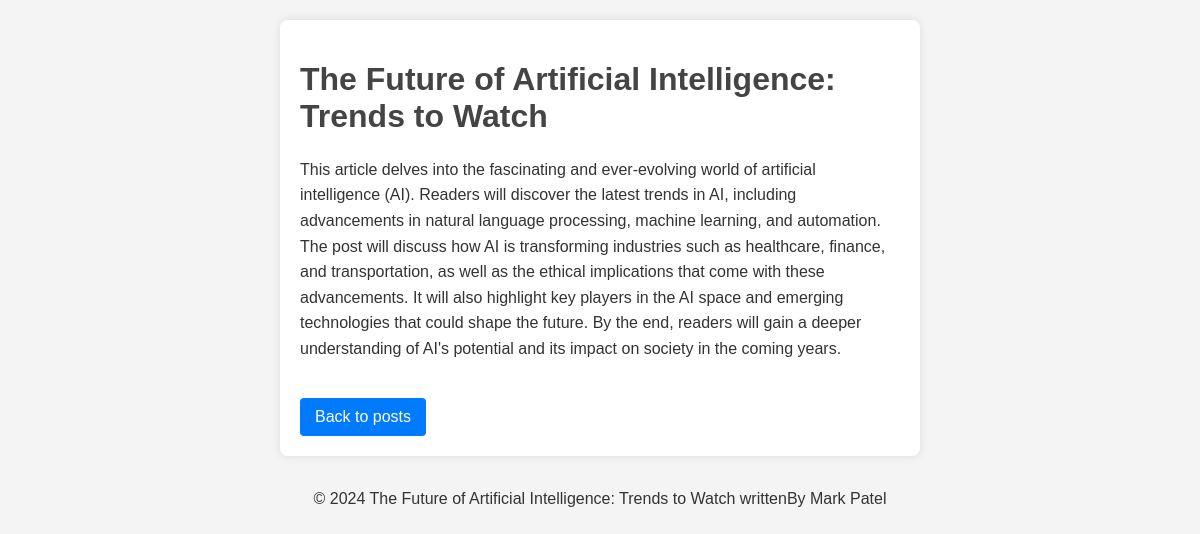
The app's page /post/2/ with its own data.
### blog/models.py (models this page shows, shortened)
class Post(models.Model):
    title = models.CharField(max_length=200)
    content = models.TextField()
    author = models.CharField(max_length=100)
    created_at = models.DateTimeField(auto_now_add=True)

### blog/views.py (the view)
# urls.py: path('post/<int:post_id>/', post_detail, name='post_detail'),
def post_detail(request, post_id):
    post = get_object_or_404(Post, id=post_id)
    current_year = datetime.now().year
    return render(request, 'blog/post_detail.html', {'post': post, 'current_year': current_year})

### blog/templates/blog/post_detail.html (shortened to what this page needs)
<!DOCTYPE html>
<html lang="en">
<head>
</head>
<body>
    <div class="container">
        <h1>{{ post.title }}</h1>
        <p>{{ post.content }}</p>
        <a class="back-link" href="{% url 'post_list' %}">Back to posts</a>
    </div>
    <div class="footer">
        <p>&copy; {{ current_year }}  {{ post.title }} writtenBy {{post.author}}</p>
    </div>
</body>
</html>

### blog/templates/blog/post_detail.html (style rules this page uses)
body { font-family: Arial, sans-serif; background-color: #f4f4f4; margin: 0; padding: 20px; color: #333; }
.container { max-width: 600px; background: white; padding: 20px; border-radius: 8px; box-shadow: 0 0 10px rgba(0, 0, 0, 0.1); margin: 0 auto; }
h1 { color: #444; }
p { line-height: 1.6; }
.edit-link, .back-link { display: inline-block; margin-top: 20px; padding: 10px 15px; background-color: #5cb85c; color: white; text-decoration: none; border-radius: 4px; }
.back-link { background-color: #007bff; }
.footer { margin-top: 30px; text-align: center; }

### records on screen
Post: title "The Future of Artificial Intelligence: Trends to Watch", content "This article delves into the fascinating and ever-evolving world of artificial intelligence (AI). Readers will discover the latest trends in AI, including advancements in natural language processing, machine learning, and automation. The post will discuss how AI is transforming industries such as healthcare, finance, and transportation, as well as the ethical implications that come with these advancements. It will also highlight key players in the AI space and emerging technologies that could shape the future. By the end, readers will gain a deeper understanding of AI's potential and its impact on society in the coming years.", author "Mark Patel"
